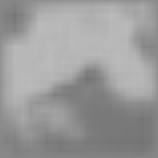
#> input picture 2_computer_vision/2_transformation/image/gray_sample.png, 158 x 158 px
$ python 2_2_6_pseudo.py
#> lines starting #> are read from the running program, lines starting #| are printed output that depends on the picture
#> further down, img is the input picture: PIL image 158x158 L; min 115, max 187, mean 154.6
#!/usr/bin/env python
# -*- coding: utf-8 -*-

# 問題2-2-6 疑似カラー
# imageディレクトリにあるgray_sample.pngを疑似カラーで表現された画像を作成せよ．
# Pillowでの解答例
# Author: Daiki SHIMADA a.k.a kantoku

from PIL import Image
import numpy as np

def hist_equalization(ary):
    hist, bins = np.histogram(ary.flatten(), bins=256)
#> hist = 256 values, max 1948 at index 241, min 0 at index 1, mean 97.52; bins = 257 values from 115 to 187
    cdf = hist.cumsum()
#> cdf = 256 values from 4 to 24964
    cdf = 255 * cdf / cdf[-1]
#> cdf = 256 values from 0.0409 to 255
    ary_eq = np.interp(ary.flatten(), bins[:-1], cdf).reshape(ary.shape)
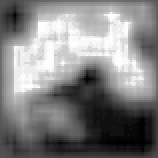
#> ary_eq: shape (158, 158) float64; min 0.0409, max 255, mean 130.4
    return ary_eq

def pseudo_color(ary):
    lut = np.ndarray((256, 3), dtype=np.uint8)
    for v in xrange(256):
        r = 0 if v<= 127 else 3.5*v-446.5 if 127<v<=191 else 255
        g = 3.5*v if v<=63 else 255 if 63<v<=191 else -3.5*v+896.5
        b = 255 if v<=63 else -3.5*v+444.5 if 63<v<=127 else 0
        lut[v] = [r, g, b]
    ary_pseudo = np.zeros((ary.shape[0], ary.shape[1], 3), dtype=np.uint8)
    for c in xrange(ary.shape[0]):
        for r in xrange(ary.shape[1]):
            ary_pseudo[c,r] = lut[ary[c,r]]
#> ary_pseudo: shape (158, 158, 3); every value is 0
    return ary_pseudo

filename = 'image/gray_sample.png'
img = Image.open(filename, 'r')
ary_img = np.asarray(img, dtype=np.uint8)
ary_img = hist_equalization(ary_img)

# output image array
#> (the run stopped early here; a loop or call above may not have finished)
